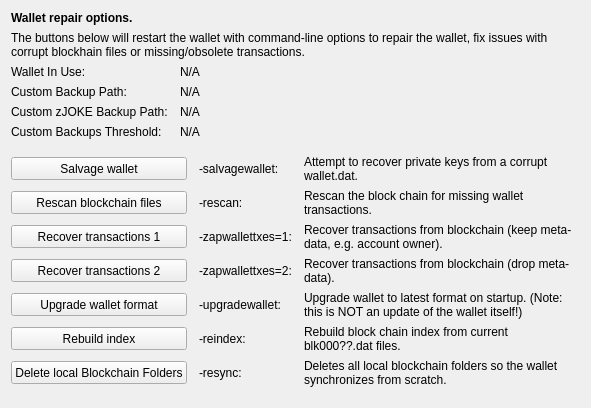
     <widget class="QWidget" name="tab_repair">
      <attribute name="title">
       <string>&amp;Wallet Repair</string>
      </attribute>
      <layout class="QGridLayout" name="gridLayout_4" columnstretch="0,0,0,0">
       <property name="horizontalSpacing">
        <number>12</number>
       </property>
       <item row="0" column="0" colspan="4">
        <widget class="QLabel" name="label_repair_header">
         <property name="font">
          <font>
           <weight>75</weight>
           <bold>true</bold>
          </font>
         </property>
         <property name="text">
          <string>Wallet repair options.</string>
         </property>
        </widget>
       </item>
       <item row="1" column="0" colspan="4">
        <widget class="QLabel" name="label_repair_helptext">
         <property name="font">
          <font>
           <weight>50</weight>
           <bold>false</bold>
          </font>
         </property>
         <property name="text">
          <string>The buttons below will restart the wallet with command-line options to repair the wallet, fix issues with corrupt blockhain files or missing/obsolete transactions.</string>
         </property>
         <property name="wordWrap">
          <bool>true</bool>
         </property>
        </widget>
       </item>
       <item row="2" column="0">
        <widget class="QLabel" name="wallet_path_label">
         <property name="text">
          <string>Wallet In Use:</string>
         </property>
        </widget>
       </item>
       <item row="2" column="1" colspan="3">
        <widget class="QLabel" name="wallet_path">
         <property name="cursor">
          <cursorShape>IBeamCursor</cursorShape>
         </property>
         <property name="text">
          <string>N/A</string>
         </property>
         <property name="textFormat">
          <enum>Qt::PlainText</enum>
         </property>
         <property name="textInteractionFlags">
          <set>Qt::LinksAccessibleByMouse|Qt::TextSelectableByKeyboard|Qt::TextSelectableByMouse</set>
         </property>
        </widget>
       </item>
       <item row="3" column="0">
        <widget class="QLabel" name="wallet_custombackuppath_label">
         <property name="visible">
          <bool>false</bool>
         </property>
         <property name="text">
          <string>Custom Backup Path:</string>
         </property>
        </widget>
       </item>
       <item row="3" column="1" colspan="3">
        <widget class="QLabel" name="wallet_custombackuppath">
         <property name="cursor">
          <cursorShape>IBeamCursor</cursorShape>
         </property>
         <property name="visible">
          <bool>false</bool>
         </property>
         <property name="text">
          <string>N/A</string>
         </property>
         <property name="textFormat">
          <enum>Qt::PlainText</enum>
         </property>
         <property name="textInteractionFlags">
          <set>Qt::LinksAccessibleByMouse|Qt::TextSelectableByKeyboard|Qt::TextSelectableByMouse</set>
         </property>
        </widget>
       </item>
       <item row="4" column="0">
        <widget class="QLabel" name="wallet_customzjokebackuppath_label">
         <property name="visible">
          <bool>false</bool>
         </property>
         <property name="text">
          <string>Custom zJOKE Backup Path:</string>
         </property>
        </widget>
       </item>
       <item row="4" column="1" colspan="3">
        <widget class="QLabel" name="wallet_customzjokebackuppath">
         <property name="cursor">
          <cursorShape>IBeamCursor</cursorShape>
         </property>
         <property name="visible">
          <bool>false</bool>
         </property>
         <property name="text">
          <string>N/A</string>
         </property>
         <property name="textFormat">
          <enum>Qt::PlainText</enum>
         </property>
         <property name="textInteractionFlags">
          <set>Qt::LinksAccessibleByMouse|Qt::TextSelectableByKeyboard|Qt::TextSelectableByMouse</set>
         </property>
        </widget>
       </item>
       <item row="5" column="0">
        <widget class="QLabel" name="wallet_custombackupthreshold_label">
         <property name="visible">
          <bool>false</bool>
         </property>
         <property name="text">
          <string>Custom Backups Threshold:</string>
         </property>
        </widget>
       </item>
       <item row="5" column="1" colspan="3">
        <widget class="QLabel" name="wallet_custombackupthreshold">
         <property name="cursor">
          <cursorShape>IBeamCursor</cursorShape>
         </property>
         <property name="visible">
          <bool>false</bool>
         </property>
         <property name="text">
          <string>N/A</string>
         </property>
         <property name="textFormat">
          <enum>Qt::PlainText</enum>
         </property>
         <property name="textInteractionFlags">
          <set>Qt::LinksAccessibleByMouse|Qt::TextSelectableByKeyboard|Qt::TextSelectableByMouse</set>
         </property>
        </widget>
       </item>
       <item row="6" column="0">
        <spacer name="verticalSpacer_repair1">
         <property name="orientation">
          <enum>Qt::Vertical</enum>
         </property>
         <property name="sizeHint" stdset="0">
          <size>
           <width>10</width>
           <height>10</height>
          </size>
         </property>
        </spacer>
       </item>
       <item row="7" column="0" colspan="2">
        <widget class="QPushButton" name="btn_salvagewallet">
         <property name="minimumSize">
          <size>
           <width>100</width>
           <height>23</height>
          </size>
         </property>
         <property name="text">
          <string>Salvage wallet</string>
         </property>
        </widget>
       </item>
       <item row="7" column="2">
        <widget class="QLabel" name="label_repair_salvage_command">
         <property name="text">
          <string notr="true">-salvagewallet:</string>
         </property>
        </widget>
       </item>
       <item row="7" column="3">
        <widget class="QLabel" name="label_repair_salvage">
         <property name="text">
          <string>Attempt to recover private keys from a corrupt wallet.dat.</string>
         </property>
         <property name="wordWrap">
          <bool>true</bool>
         </property>
        </widget>
       </item>
       <item row="8" column="0" colspan="2">
        <widget class="QPushButton" name="btn_rescan">
         <property name="minimumSize">
          <size>
           <width>100</width>
           <height>23</height>
          </size>
         </property>
         <property name="text">
          <string>Rescan blockchain files</string>
         </property>
        </widget>
       </item>
       <item row="8" column="2">
        <widget class="QLabel" name="label_repair_rescan_command">
         <property name="text">
          <string notr="true">-rescan:</string>
         </property>
        </widget>
       </item>
       <item row="8" column="3">
        <widget class="QLabel" name="label_repair_rescan">
         <property name="text">
          <string>Rescan the block chain for missing wallet transactions.</string>
         </property>
         <property name="wordWrap">
          <bool>true</bool>
         </property>
        </widget>
       </item>
       <item row="9" column="0" colspan="2">
        <widget class="QPushButton" name="btn_zapwallettxes1">
         <property name="minimumSize">
          <size>
           <width>100</width>
           <height>23</height>
          </size>
         </property>
         <property name="text">
          <string>Recover transactions 1</string>
         </property>
        </widget>
       </item>
       <item row="9" column="2">
        <widget class="QLabel" name="label_repair_zap1_command">
         <property name="text">
          <string notr="true">-zapwallettxes=1:</string>
         </property>
        </widget>
       </item>
       <item row="9" column="3">
        <widget class="QLabel" name="label_repair_zap1">
         <property name="text">
          <string>Recover transactions from blockchain (keep meta-data, e.g. account owner).</string>
         </property>
         <property name="wordWrap">
          <bool>true</bool>
         </property>
        </widget>
       </item>
       <item row="10" column="0" colspan="2">
        <widget class="QPushButton" name="btn_zapwallettxes2">
         <property name="minimumSize">
          <size>
           <width>100</width>
           <height>23</height>
          </size>
         </property>
         <property name="text">
          <string>Recover transactions 2</string>
         </property>
        </widget>
       </item>
       <item row="10" column="2">
        <widget class="QLabel" name="label_repair_zap2_command">
         <property name="text">
          <string notr="true">-zapwallettxes=2:</string>
         </property>
        </widget>
       </item>
       <item row="10" column="3">
        <widget class="QLabel" name="label_repair_zap2">
         <property name="text">
          <string>Recover transactions from blockchain (drop meta-data).</string>
         </property>
         <property name="wordWrap">
          <bool>true</bool>
         </property>
        </widget>
       </item>
       <item row="11" column="0" colspan="2">
        <widget class="QPushButton" name="btn_upgradewallet">
         <property name="minimumSize">
          <size>
           <width>100</width>
           <height>23</height>
          </size>
         </property>
         <property name="text">
          <string>Upgrade wallet format</string>
         </property>
        </widget>
       </item>
       <item row="11" column="2">
        <widget class="QLabel" name="label_repair_upgrade_command">
         <property name="text">
          <string notr="true">-upgradewallet:</string>
         </property>
        </widget>
       </item>
       <item row="11" column="3">
        <widget class="QLabel" name="label_repair_upgrade">
         <property name="text">
          <string>Upgrade wallet to latest format on startup. (Note: this is NOT an update of the wallet itself!)</string>
         </property>
         <property name="wordWrap">
          <bool>true</bool>
         </property>
        </widget>
       </item>
       <item row="12" column="0" colspan="2">
        <widget class="QPushButton" name="btn_reindex">
         <property name="minimumSize">
          <size>
           <width>100</width>
           <height>23</height>
          </size>
         </property>
         <property name="text">
          <string>Rebuild index</string>
         </property>
        </widget>
       </item>
       <item row="12" column="2">
        <widget class="QLabel" name="label_repair_reindex_command">
         <property name="text">
          <string notr="true">-reindex:</string>
         </property>
        </widget>
       </item>
       <item row="12" column="3">
        <widget class="QLabel" name="label_repair_reindex">
         <property name="text">
          <string>Rebuild block chain index from current blk000??.dat files.</string>
         </property>
         <property name="wordWrap">
          <bool>true</bool>
         </property>
        </widget>
       </item>
       <item row="13" column="0" colspan="2">
        <widget class="QPushButton" name="btn_resync">
         <property name="minimumSize">
          <size>
           <width>100</width>
           <height>23</height>
          </size>
         </property>
         <property name="text">
          <string>Delete local Blockchain Folders</string>
         </property>
        </widget>
       </item>
       <item row="13" column="2">
        <widget class="QLabel" name="label_repair_resync_command">
         <property name="text">
          <string>-resync:</string>
         </property>
        </widget>
       </item>
       <item row="13" column="3">
        <widget class="QLabel" name="label_repair_resync">
         <property name="text">
          <string>Deletes all local blockchain folders so the wallet synchronizes from scratch.</string>
         </property>
         <property name="wordWrap">
          <bool>true</bool>
         </property>
        </widget>
       </item>
       <item row="14" column="0">
        <spacer name="verticalSpacer_repair2">
         <property name="orientation">
          <enum>Qt::Vertical</enum>
         </property>
         <property name="sizeHint" stdset="0">
          <size>
           <width>20</width>
           <height>10</height>
          </size>
         </property>
        </spacer>
       </item>
      </layout>
     </widget>
